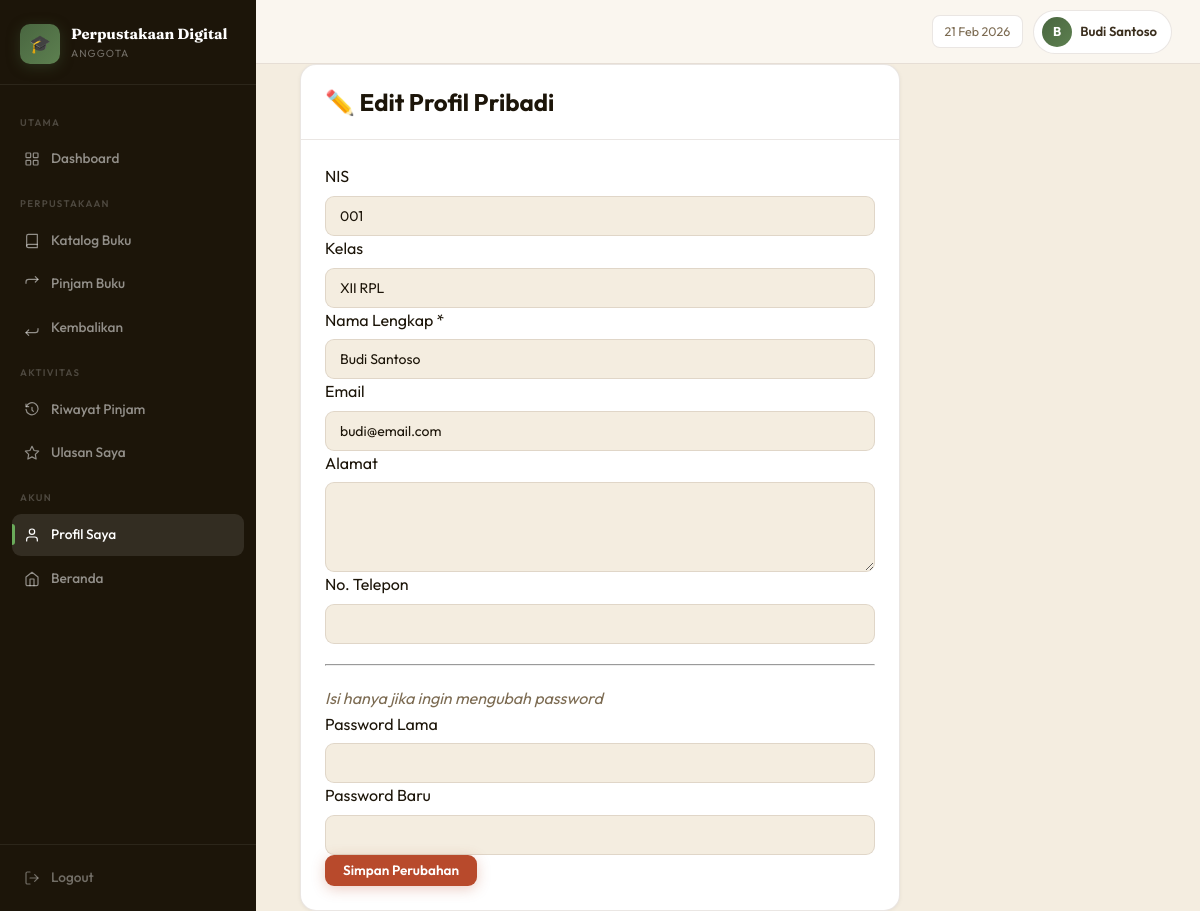
Page /anggota/profil.php (signed in) on the committed database.
### tables this page shows
CREATE TABLE `anggota` (
  `id_anggota`    int(11) NOT NULL AUTO_INCREMENT,
  `nis`           varchar(20)  NOT NULL,
  `nama_anggota`  varchar(100) NOT NULL,
  `username`      varchar(50)  NOT NULL,
  `password`      varchar(255) NOT NULL,
  `email`         varchar(100) DEFAULT NULL,
  `kelas`         varchar(20)  NOT NULL,
  `alamat`        text DEFAULT NULL,
  `no_telepon`    varchar(20)  DEFAULT NULL,
  `foto`          varchar(255) DEFAULT NULL,
  `status`        enum('aktif','nonaktif') NOT NULL DEFAULT 'aktif',
  `created_at`    datetime DEFAULT CURRENT_TIMESTAMP,
  PRIMARY KEY (`id_anggota`),
  UNIQUE KEY `username` (`username`),
  UNIQUE KEY `nis` (`nis`)
);

### includes/session.php (called while the page is built, shortened)
<?php
function getAnggotaId()   { initSession(); return $_SESSION['anggota_id']   ?? null; }

### anggota/profil.php (the view, shortened to what this page needs)
<?php
require_once '../includes/session.php';
$conn=getConnection();
$id=getAnggotaId();
$anggota=$conn->query("SELECT * FROM anggota WHERE id_anggota=$id")->fetch_assoc();
?>
<!DOCTYPE html><html lang="id"><head>
<link rel="stylesheet" href="../assets/css/style.css"></head><body>
<?php include 'includes/header.php'; include 'includes/nav.php'; ?>
<div class="container">
<div class="card" style="max-width:600px;margin:0 auto;">
  <div class="card-header"><h2>✏️ Edit Profil Pribadi</h2></div>
  <div class="card-body">
    <form method="POST">
      <div class="form-row">
        <div class="form-group"><label>NIS</label>
          <input type="text" class="form-control" value="<?= htmlspecialchars($anggota['nis']) ?>" disabled></div>
        <div class="form-group"><label>Kelas</label>
          <input type="text" class="form-control" value="<?= htmlspecialchars($anggota['kelas']) ?>" disabled></div>
      </div>
      <div class="form-group"><label>Nama Lengkap *</label>
        <input type="text" name="nama_anggota" class="form-control" value="<?= htmlspecialchars($anggota['nama_anggota']) ?>" required></div>
      <div class="form-group"><label>Email</label>
        <input type="email" name="email" class="form-control" value="<?= htmlspecialchars($anggota['email']??'') ?>"></div>
      <div class="form-group"><label>Alamat</label>
        <textarea name="alamat" class="form-control" rows="2"><?= htmlspecialchars($anggota['alamat']??'') ?></textarea></div>
      <div class="form-group"><label>No. Telepon</label>
        <input type="text" name="no_telepon" class="form-control" value="<?= htmlspecialchars($anggota['no_telepon']??'') ?>"></div>
      <hr style="margin:20px 0;">
      <p class="text-muted"><em>Isi hanya jika ingin mengubah password</em></p>
      <div class="form-group"><label>Password Lama</label>
        <input type="password" name="password_lama" class="form-control"></div>
      <div class="form-group"><label>Password Baru</label>
        <input type="password" name="password_baru" class="form-control"></div>
      <button type="submit" class="btn btn-primary w-100">Simpan Perubahan</button>
    </form>
  </div>
</div>
</div>
</body></html>

### assets/css/style.css (style rules this page uses)
:root { --bg: #f4ede0; --bg2: #ede4d2; --paper: #faf6ef; --white: #ffffff; --ink: #1c1509; --ink2: #3b2f1e; --muted: #7c6b52; --border: rgba(80,55,25,.12); --border2: rgba(80,55,25,.06); --rust: #b84a2c; --rust2: #d05a38; --gold: #c48a20; --sage: #496640; --navy: #2c4f7c; --sidebar-w: 256px; --sh0: 0 1px 4px rgba(28,21,9,.06); --sh1: 0 1px 12px rgba(28,21,9,.07); --sh2: 0 6px 32px rgba(28,21,9,.13); --sh3: 0 16px 60px rgba(28,21,9,.18); }
*,*::before,*::after { margin:0; padding:0; box-sizing:border-box; }
html { font-size:16px; scroll-behavior:smooth; }
body { font-family:'Outfit',sans-serif; background:var(--bg); color:var(--ink); line-height:1.6; min-height:100vh; }
button { cursor:pointer; font-family:inherit; }
input,select,textarea { font-family:inherit; }
.card { background:var(--white); border:1px solid var(--border); border-radius:16px; box-shadow:var(--sh0); overflow:hidden; transition:box-shadow .25s, transform .25s; }
.card-header { padding:18px 24px; border-bottom:1px solid var(--border); display:flex; align-items:center; justify-content:space-between; gap:12px; }
.card-body { padding:24px; }
.btn { display:inline-flex; align-items:center; gap:7px; padding:9px 18px; border-radius:9px; font-size:.845rem; font-weight:600; border:none; transition:all .22s; line-height:1; white-space:nowrap; text-decoration:none; }
.btn-primary { background:var(--rust); color:#fff; box-shadow:0 3px 14px rgba(184,74,44,.28); }
.form-group { display:flex; flex-direction:column; gap:6px; }
.form-control { width:100%; padding:10px 14px; border:1.5px solid var(--border); border-radius:9px; background:var(--bg); color:var(--ink); font-size:.875rem; transition:all .2s; }
textarea.form-control { resize:vertical; min-height:90px; }
.text-muted { color:var(--muted); }

### rows in the picture
anggota: nis "001", kelas "XII RPL", nama_anggota "Budi Santoso", email "budi@email.com"

### other values in the picture
substr(getAnggotaName(),0,1) "B"
getAnggotaName() "Budi Santoso"
